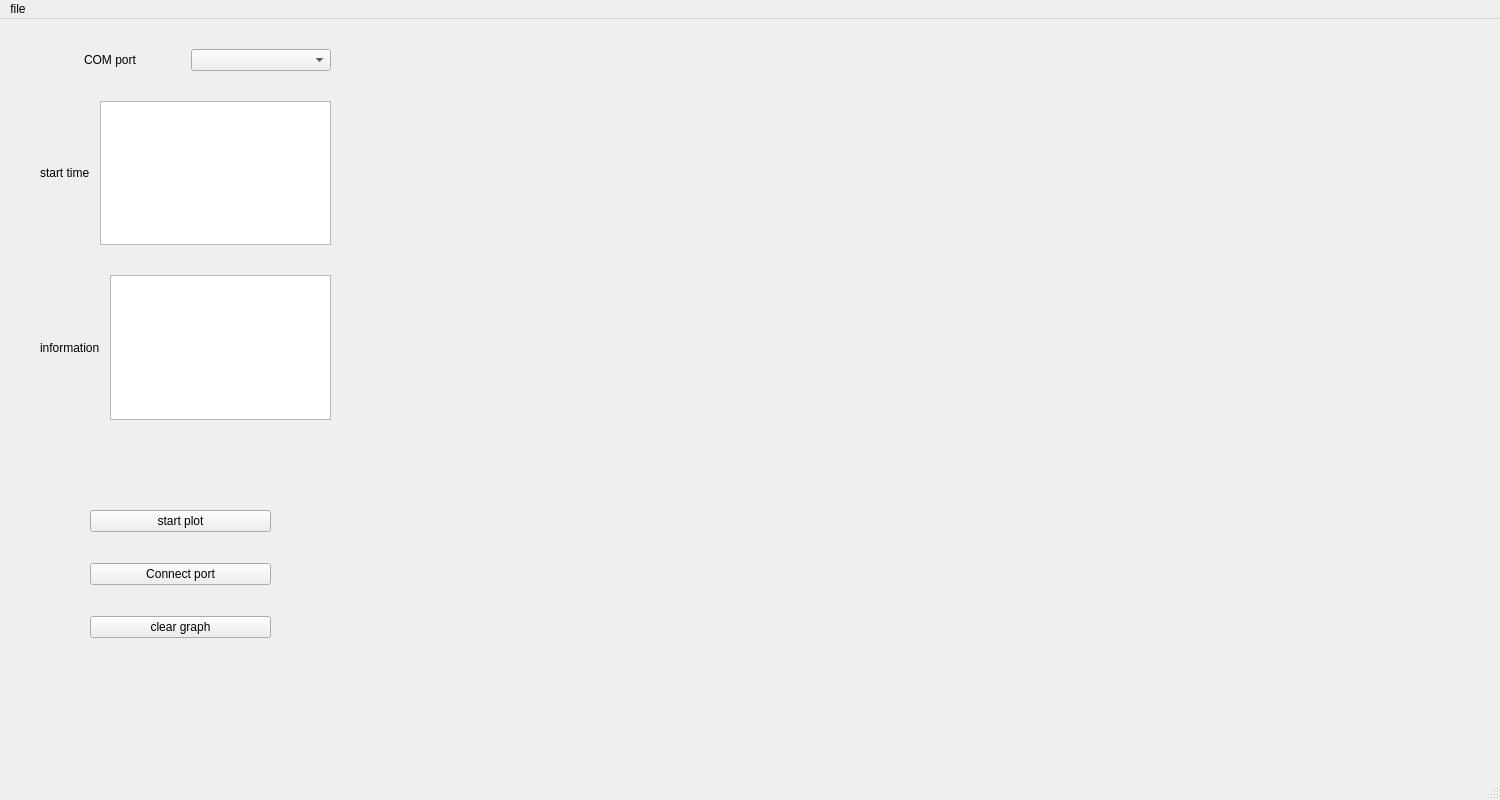
<?xml version="1.0" encoding="UTF-8"?>
<ui version="4.0">
 <class>MainWindow</class>
 <widget class="QMainWindow" name="MainWindow">
  <property name="geometry">
   <rect>
    <x>0</x>
    <y>0</y>
    <width>1500</width>
    <height>800</height>
   </rect>
  </property>
  <property name="font">
   <font>
    <pointsize>9</pointsize>
   </font>
  </property>
  <property name="windowTitle">
   <string>MainWindow</string>
  </property>
  <widget class="QWidget" name="centralwidget">
   <widget class="QWidget" name="verticalLayoutWidget">
    <property name="geometry">
     <rect>
      <x>370</x>
      <y>20</y>
      <width>1071</width>
      <height>701</height>
     </rect>
    </property>
    <layout class="QVBoxLayout" name="verticalLayout">
     <property name="spacing">
      <number>10</number>
     </property>
     <property name="leftMargin">
      <number>10</number>
     </property>
     <property name="topMargin">
      <number>10</number>
     </property>
     <property name="rightMargin">
      <number>10</number>
     </property>
     <property name="bottomMargin">
      <number>10</number>
     </property>
     <item>
      <widget class="PlotWidget" name="graph1" native="true"/>
     </item>
     <item>
      <widget class="PlotWidget" name="graph2" native="true"/>
     </item>
     <item>
      <widget class="PlotWidget" name="graph3" native="true"/>
     </item>
    </layout>
   </widget>
   <widget class="QWidget" name="verticalLayoutWidget_2">
    <property name="geometry">
     <rect>
      <x>80</x>
      <y>460</y>
      <width>201</width>
      <height>191</height>
     </rect>
    </property>
    <layout class="QVBoxLayout" name="verticalLayout_2">
     <property name="spacing">
      <number>10</number>
     </property>
     <property name="leftMargin">
      <number>10</number>
     </property>
     <property name="topMargin">
      <number>10</number>
     </property>
     <property name="rightMargin">
      <number>10</number>
     </property>
     <property name="bottomMargin">
      <number>10</number>
     </property>
     <item>
      <widget class="QPushButton" name="startplot">
       <property name="text">
        <string>start plot</string>
       </property>
      </widget>
     </item>
     <item>
      <widget class="QPushButton" name="connect">
       <property name="text">
        <string>Connect port</string>
       </property>
      </widget>
     </item>
     <item>
      <widget class="QPushButton" name="clearplot">
       <property name="text">
        <string>clear graph</string>
       </property>
      </widget>
     </item>
    </layout>
   </widget>
   <widget class="QWidget" name="">
    <property name="geometry">
     <rect>
      <x>20</x>
      <y>10</y>
      <width>331</width>
      <height>411</height>
     </rect>
    </property>
    <layout class="QVBoxLayout" name="verticalLayout_3">
     <property name="spacing">
      <number>10</number>
     </property>
     <property name="leftMargin">
      <number>10</number>
     </property>
     <property name="topMargin">
      <number>10</number>
     </property>
     <property name="rightMargin">
      <number>10</number>
     </property>
     <property name="bottomMargin">
      <number>10</number>
     </property>
     <item>
      <layout class="QHBoxLayout" name="horizontalLayout">
       <property name="spacing">
        <number>10</number>
       </property>
       <property name="leftMargin">
        <number>10</number>
       </property>
       <property name="topMargin">
        <number>10</number>
       </property>
       <property name="rightMargin">
        <number>10</number>
       </property>
       <property name="bottomMargin">
        <number>10</number>
       </property>
       <item alignment="Qt::AlignHCenter|Qt::AlignVCenter">
        <widget class="QLabel" name="labelcomport">
         <property name="text">
          <string>COM port</string>
         </property>
        </widget>
       </item>
       <item>
        <widget class="QComboBox" name="comboBox"/>
       </item>
      </layout>
     </item>
     <item>
      <layout class="QHBoxLayout" name="horizontalLayout_3">
       <property name="leftMargin">
        <number>10</number>
       </property>
       <property name="topMargin">
        <number>10</number>
       </property>
       <property name="rightMargin">
        <number>10</number>
       </property>
       <property name="bottomMargin">
        <number>10</number>
       </property>
       <item>
        <widget class="QLabel" name="label">
         <property name="text">
          <string>start time</string>
         </property>
        </widget>
       </item>
       <item>
        <widget class="QPlainTextEdit" name="plainTextEdit"/>
       </item>
      </layout>
     </item>
     <item>
      <layout class="QHBoxLayout" name="horizontalLayout_2">
       <property name="spacing">
        <number>10</number>
       </property>
       <property name="leftMargin">
        <number>10</number>
       </property>
       <property name="topMargin">
        <number>10</number>
       </property>
       <property name="rightMargin">
        <number>10</number>
       </property>
       <property name="bottomMargin">
        <number>10</number>
       </property>
       <item>
        <widget class="QLabel" name="label_2">
         <property name="text">
          <string>information</string>
         </property>
        </widget>
       </item>
       <item>
        <widget class="QPlainTextEdit" name="plainTextEdit_2"/>
       </item>
      </layout>
     </item>
    </layout>
   </widget>
  </widget>
  <widget class="QMenuBar" name="menubar">
   <property name="geometry">
    <rect>
     <x>0</x>
     <y>0</y>
     <width>1500</width>
     <height>22</height>
    </rect>
   </property>
   <widget class="QMenu" name="menufile">
    <property name="title">
     <string>file</string>
    </property>
    <addaction name="actionsave"/>
   </widget>
   <addaction name="menufile"/>
  </widget>
  <widget class="QStatusBar" name="statusbar"/>
  <action name="actionsave">
   <property name="text">
    <string>save</string>
   </property>
  </action>
 </widget>
 <customwidgets>
  <customwidget>
   <class>PlotWidget</class>
   <extends>QWidget</extends>
   <header>pyqtgraph</header>
   <container>1</container>
  </customwidget>
 </customwidgets>
 <resources/>
 <connections/>
</ui>
